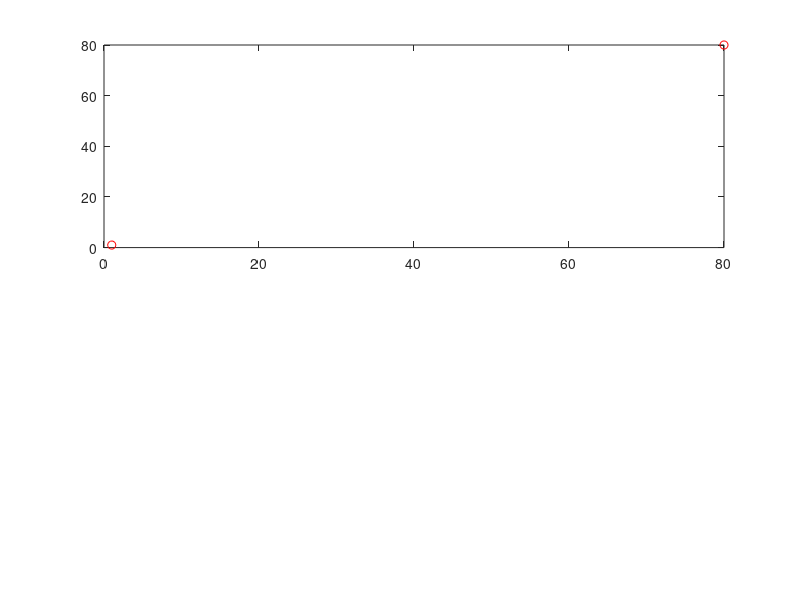

This chart was generated by the following MATLAB code: (Note: this script raises an error after producing the figure.)
% 16-811 Fall 2019
% Emma Benjaminson
% Assignment 6
% Problem 2
% References: 
% [1] https://stackoverflow.com/questions/3838329/how-can-i-check-if-two-segments-intersect
% [2] http://www.cs.kent.edu/~dragan/ST-Spring2016/visibility%20graphs.pdf

%%
clc ; clear all ; close all ;

%% Main

%%%%%%%%%%%%%%%%%%%%%%%%
% START AND END POINTS %
%%%%%%%%%%%%%%%%%%%%%%%%
% take in the start point and the goal point
start = [1,1] ; 
goal = [80,80] ; 

figure(1)
subplot(2,1,1)
plot(start(1), start(2), 'or') 
hold on 
plot(goal(1), goal(2), 'or') 
hold on 

%%%%%%%%%%%%%
% OBSTACLES %
%%%%%%%%%%%%%

% generate a list of obstacles which are convex polygons
No = 2 ; % number of obstacles
maxV = 10 ; % maximum number of vertices permitted in one obstacle
maxL = 20 ; % maximum length of an obstacle

obstacles = {} ; % initialize an empty cell array that can contain all obstacle data

for i = 1:No
    Nv = 1 ; % need to set a condition to force number of vertices to be at least 3
    
    while Nv < 3
        Nv = round(maxV*rand(1)) ; % number of vertices on the obstacle
        offset = round(50*rand(1)) ; % offset of location of convex obstacle
    end
    
    finalx = convexObstacle(Nv,maxL,offset) ; % produce a list of points 
    
    obstacles(i,:) = {finalx} ; % add the list of points to the obstacles cell array
    
    color = [rand(1), rand(1), rand(1)] ; % set color at random for this obstacle
    
    figure(1)
    subplot(2,1,1)
    plot(finalx(:,1), finalx(:,2), 'o', 'color', color) 
    hold on
    for i = 1:(length(finalx)-1)
        plot(finalx(i:i+1, 1), finalx(i:i+1, 2), '-', 'color', color)
    end
    hold on
    plot([finalx(end,1),finalx(1,1)], [finalx(end,2),finalx(1,2)],'-', 'color', color)
    hold on

end

% obstacles = [   44.3019   52.0579 ;
%    36.9086   46.3763 ;
%    53.0475   40.3065 ] ; 
% No = 1 ; 

%%%%%%%%%%%%%%%%%%%%%
% VISIBILITY GRAPHS %
%%%%%%%%%%%%%%%%%%%%%

% generate visGraph for start point
visGraphStart = visGraphGen(start, obstacles) ; 

n = size(visGraphStart,1) ; 

for i = 1:n
%     figure(1)
%     plot([visGraphStart(i,1),visGraphStart(i,3)],[visGraphStart(i,2),visGraphStart(i,4)],'-k')
%     hold on
end

% generate visGraph between each obstacle
visGraphObs = [] ; 

% run through each obstacle
for i = 1:No
    obstacle = obstacles{i} ; 
%     obstacle = obstacles ; 
    vertices = size(obstacle,1) ; 
    
    % for each vertex in each obstacle, get the visibility graph for that
    % vertex and add to the list of visibility graph for all obstacles
    for j = 1:vertices
        vG = visGraphGenObs(obstacle(j,:),obstacles) ; 
        visGraphObs = [visGraphObs ; vG] ; 
    end
end

n = size(visGraphObs,1) ; 

for i = 1:n
%     figure(1)
%     plot([visGraphObs(i,1),visGraphObs(i,3)],[visGraphObs(i,2),visGraphObs(i,4)],'-k')
%     hold on
end

% generate visGraph for goal point
visGraphEnd = visGraphGen(goal, obstacles) ; 

temp = visGraphEnd ; 
visGraphEnd(:,1:2) = temp(:,3:4) ; 
visGraphEnd(:,3:4) = temp(:,1:2) ; 

n = size(visGraphEnd,1) ; 

for i = 1:n
%     figure(1)
%     plot([visGraphEnd(i,1),visGraphEnd(i,3)],[visGraphEnd(i,2),visGraphEnd(i,4)],'-k')
%     hold on
end


%%%%%%%%%%%%%%%%%%%%%%%%
% DIJKSTRA'S ALGORITHM %
%%%%%%%%%%%%%%%%%%%%%%%%

% put all the visibility graphs into one variable
Graph = [visGraphStart ; visGraphObs; visGraphEnd ] ; 

% get the number of nodes in the graph
% build a list of all the nodes
Nn = 2 ; 
Nodes = [start] ; 

for i = 1:No
    n = length(obstacles{i}) ;
%     n = 3 ; 
    Nn = Nn + n ;
    Nodes = [Nodes ; obstacles{i}] ;
%     Nodes = [Nodes ; obstacles] ; 
end

Nodes = [Nodes ; goal] ; 

figure(1)
subplot(2,1,2)
for i = 1:length(Graph)
    plot([Graph(i,1),Graph(i,3)],[Graph(i,2),Graph(i,4)],'-k') ; 
    hold on
end

for i = 1:length(Nodes)
    plot(Nodes(i,1),Nodes(i,2),'or') 
    hold on
end

% create a variable that contains the distances to each node from the
% source
dist = zeros(length(Nodes),1) ; 

% set the distance to the source node as 0 and set the distance to all other nodes as infinity
for i = 2:length(Nodes)
    dist(i) = Inf ; 
end

% add each node to a list Q
Q = [Nodes, dist, zeros(length(Nodes),2)] ; 

% create list S of visited nodes 
S = [] ; 

% while Q is not empty
while isempty(Q) == 0

    % find the node v with the minimum distance and remove
    % that node from the list Q
    [~,vind] = min(Q(:,3)) ; 
    v = Q(vind,1:2) ; 

    % for every neighbor of the node v that is still in Q
    u = [] ; 
    
    for i = 1:length(Graph)
        if Graph(i,1:2) == v 
            u = [u ; Graph(i,3:4)] ; 
        end
    end
    
    % calculate the distance from v to the neighbor, u as the distance of v from the source node plus
    % the distance between v and u
    for i = 1:size(u,1)
        if ismember(u(i,:),S) == 0
            L = [v , u(i,:)] ; 
            distN = distanceNodes(L) ;
            newDist = distN + Q(vind,3) ; 

            % if this new calculated ddistance is shorter than the assigned distance to
            % u, then update the distance to u with this new calculation
            index = find(Q(:,1:2) == u(i,:),1) ; 
            if newDist < Q(index,3) 
                Q(index,3) = newDist ; 
                Q(index,4:5) = v ; 
            end
        end
    end
    
    if ismember(v(1),S) == 0 
        S = [S ; Q(vind,:)] ; 
        Q(vind,:) = [] ; 
    end
end

% use S to calculate the shortest distance from goal to start
cost = 0 ; 
ns = length(S) ; 
arrival = [0,0] ; 
waypoints = [] ; 

while arrival ~= start
    ii = 1 ;
    while S(ii,1:2) ~= goal
        ii = ii + 1 ; 
    end
    cost = cost + S(ii,3) ; 
    waypoints = [waypoints ; goal] ; 
    arrival = S(ii,1:2) ; 
    goal = S(ii,4:5) ; 
end

for i = 1:(length(waypoints)-1)
    figure(1)
    subplot(2,1,2)
    plot(waypoints(i:i+1,1), waypoints(i:i+1,2), '-r')
    hold on
end

%% Extra Code

% % test case for intersection function
% L1 = [1, 1 ; 5, 4] ; 
% L2 = [2, 3 ; 5, 1] ; 
% L3 = [1, 4 ; 5, 7] ; 
% result1 = intersection(L1, L2) ;
% result2 = intersection(L2, L3) ;

%%% TEST CASE %%%%%%%%%%%%%%%%%%%%%%%%%%%%%%%%%%%%%%%%%%%%%%%%%
% test1 = [36.3756   20.3943 ;
%    30.2903   32.0053 ;
%    18.1838   24.5737 ;
%    17.4860   14.2309 ;
%    24.5264   12.0560 ] ;
% 
%     color = [rand(1), rand(1), rand(1)] ; % set color at random for this obstacle
%     
% figure(1)
% 
% plot(test1(:,1), test1(:,2), 'o', 'color', color) 
% hold on
% for i = 1:(length(test1)-1)
%     plot(test1(i:i+1, 1), test1(i:i+1, 2), '-', 'color', color)
% end
% hold on
% plot([test1(end,1),test1(1,1)], [test1(end,2),test1(1,2)],'-', 'color', color)
% hold on
%%%%%%%%%%%%%%%%%%%%%%%%%%%%%%%%%%%%%%%%%%%%%%%%%%%%%%%%%%%%%%%

%% Functions

function finalx = convexObstacle(Nv,maxL,offset)
    
    % run a function to generate a set of n random points in 2D space
    x = randpoints(Nv,maxL,offset) ; 

    % look for the point that has the smallest y value
    % if there are multiple such points, choose the one with the largest x
    % value
    [originy, ii] = min(x(:,2)) ; % ii is the index of the minimum value

    % set the minimum value as the origin and remove it from the list of points
    origin = [x(ii,1), originy] ; 
    x(ii,:) = [] ; 

    % calculate the angle between the origin and all other points in the
    % set
    angles = calcangles(origin, x) ; 

    % sort all the points by the size of the angles calculated above
    x = [x, angles] ; % adds angles data as a column to x matrix of points
    x = sortrows(x, 3) ; % sorts matrix x by angle size
    x = [origin, 0 ; x] ; % add back in a row for the origin at the beginning 

    % now take 3 points in a row out of this sorted stack
    xconvex = zeros(length(x),2) ; 

    for i = 1:length(x)

        if i == length(x) - 1
            a = x(i,1:2) ; 
            b = x(i+1,1:2) ; 
            c = x(1,1:2) ; 
        elseif i == length(x) 
            a = x(i,1:2) ; 
            b = x(1,1:2) ;
            c = x(2,1:2) ; 
        else
            a = x(i,1:2) ; 
            b = x(i+1,1:2) ; 
            c = x(i+2,1:2) ; 
        end

        convex = isconvex(a,b,c) ; 

        % if the cross-product is positive then the middle point belongs on the
        % border of the convex hull and we move on to the next point
        if convex == 1
            xconvex(i,1:2) = b ; 
        elseif convex == 0
            xconvex(i,1) = NaN ; 
            xconvex(i,2) = NaN ; 
        end
    end

    n = length(xconvex) ; 
    finalx = [] ; 

    for i = 1:n
        if isnan(xconvex(i,1)) == 0
            finalx = [finalx;xconvex(i,1:2)] ; 
        end
    end

end

function x = randpoints(Nv,maxL,offset)
    x = maxL*rand([Nv,2]) + offset ; % scale the random numbers so they are between 0 and 100
end

function angles = calcangles(origin, x) 
    angles = zeros(length(x),1) ; 
    horz = [1,0] ; 
    
    for i = 1:length(x)
        
        % create a vector using the vector to the point x
        vec = x(i,:) - origin ; 
        
        % calculate the angle between the two vectors in radians
        angles(i) = acos( dot(horz,vec) / (norm(horz) * norm(vec)) ) ; 
    end
end

function convex = isconvex(a,b,c)
    % build the vectors
    ab = [b - a, 0] ; 
    bc = [c - b, 0] ; 
    
    % calculate the cross product 
    cp = cross(ab, bc) ;
    cp = cp(3) ; 
    
    % check if cross product is > 0 and return 1 if true
    % when cross product is nonzero, vectors are NOT parallel
    if cp > 0 
        convex = 1 ; 
    elseif cp <= 0 
        convex = 0 ; 
    end
end

function result = intersection(L1, L2)
    
    eps = 0.2 ; 

    % break lines into [(x1, y1), (x2, y2)] and [(x3, y3) , (x4, y4)] coordinates
    x1 = L1(1) ; 
    y1 = L1(2) ; 
    x2 = L1(3) ; 
    y2 = L1(4) ; 
    
    x3 = L2(1) ; 
    y3 = L2(2) ; 
    x4 = L2(3) ; 
    y4 = L2(4) ; 
    
    % calculate the slopes and intercepts of the two lines 
    m1 = (y2 - y1) / (x2 - x1) ; 
    m2 = (y4 - y3) / (x4 - x3) ; 
    
    b1 = y1 - m1*x1 ; 
    b2 = y3 - m2*x3 ; 
    
    % check first that there exists some interval in x where an
    % intersection could exist
    if max(x1,x2) < min(x3,x4)
        result = false ; 
        return % if this result is false, end the function
    end
    
    % check if the slopes of the lines are equal, then the lines are
    % parallel and there is not point of intersection
    % set the difference between the two slopes to be very small, but
    % non-zero, in the event that they are not exactly the same value
    if abs(m1 - m2) < 0.001
        result = false ; 
        return
    end
    
    % the potential point of intersection (x,y) must lie inside the
    % intervals I1 and I2
    Ix1 = [min(x1,x2), max(x1,x2)] ; 
    Ix2 = [min(x3,x4), max(x3,x4)] ; 
    
    Iy1 = [min(y1,y2), max(y1,y2)] ; 
    Iy2 = [min(y3,y4), max(y3,y4)] ; 
    
    % and the potential point of intersection really needs to fall in the
    % intersection of these two intervals
    Ixa = [max(Ix1(1),Ix2(1)), min(Ix1(2),Ix2(2))] ; 
    Iya = [max(Iy1(1),Iy2(1)), min(Iy1(2),Iy2(2))] ; 
    
    % if there is a point of intersection its x value will be
    xa = (b2 - b1) / (m1 - m2) ; 
    xa = xa + 0.1*rand(1) ; 
    
    % and its y value will be
    ya = m1*xa + b1 ; 
    ya = ya + 0.1*rand(1) ; 
    
    % now check that xa lies within the interval Ia
    if ((xa - eps) < Ixa(1) || (xa + eps) > Ixa(2)) && ((ya - eps) < Iya(1) || (ya + eps) > Iya(2))
        result = false ; 
        return
    else
        result = true ; 
    end
end

function result = intersectionObs(L1, L2)
    
    eps = 0.2 ; 

    % break lines into [(x1, y1), (x2, y2)] and [(x3, y3) , (x4, y4)] coordinates
    x1 = L1(1) ; 
    y1 = L1(2) ; 
    x2 = L1(3) ; 
    y2 = L1(4) ; 
    
    x3 = L2(1) ; 
    y3 = L2(2) ; 
    x4 = L2(3) ; 
    y4 = L2(4) ; 
    
    % calculate the slopes and intercepts of the two lines 
    m1 = (y2 - y1) / (x2 - x1) ; 
    m2 = (y4 - y3) / (x4 - x3) ; 
    
    b1 = y1 - m1*x1 ; 
    b2 = y3 - m2*x3 ; 
    
    % check first that there exists some interval in x where an
    % intersection could exist
    if max(x1,x2) < min(x3,x4)
        result = false ; 
        return % if this result is false, end the function
    end
    
    % check if the slopes of the lines are equal, then the lines are
    % parallel and there is not point of intersection
    % set the difference between the two slopes to be very small, but
    % non-zero, in the event that they are not exactly the same value
    if abs(m1 - m2) < 0.001
        result = false ; 
        return
    end
    
    % the potential point of intersection (x,y) must lie inside the
    % intervals I1 and I2
    Ix1 = [min(x1,x2), max(x1,x2)] ; 
    Ix2 = [min(x3,x4), max(x3,x4)] ; 
    
    Iy1 = [min(y1,y2), max(y1,y2)] ; 
    Iy2 = [min(y3,y4), max(y3,y4)] ; 
    
    % and the potential point of intersection really needs to fall in the
    % intersection of these two intervals
    Ixa = [max(Ix1(1),Ix2(1)), min(Ix1(2),Ix2(2))] ; 
    Iya = [max(Iy1(1),Iy2(1)), min(Iy1(2),Iy2(2))] ; 
    
    % if there is a point of intersection its x value will be
    xa = (b2 - b1) / (m1 - m2) ; 
    xa = xa + 1*rand(1) ; 
    
    % and its y value will be
    ya = m1*xa + b1 ; 
    ya = ya + 1*rand(1) ; 
    
    % now check that xa lies within the interval Ia
    if ((xa - eps) < Ixa(1) || (xa + eps) > Ixa(2)) && ((ya - eps) < Iya(1) || (ya + eps) > Iya(2))
        result = false ; 
        return
    else
        result = true ; 
    end
end

function edges = findedges(obstacle) 
    n = length(obstacle) ; % number of vertices (and also edges)
        
    edges = zeros(n,4) ; % each edge is described by 4 points [x1 y1 x2 y2]
    
    for i = 1:(n-1)
        edges(i,1:2) = obstacle(i,:) ; % start point of edge
        edges(i,3:4) = obstacle(i+1,:) ; % end point of edge
    end
    
    % the last edge runs from the last vertex to the first one, add to list
    edges(n,1:2) = obstacle(n,:) ; 
    edges(n,3:4) = obstacle(1,:) ; 
    
end

function visGraph = visGraphGenObs(point, obstacles) 
    eps = 1 ; 
    No = size(obstacles,1) ; 
    obstacle = obstacles ; 
    visGraph = [] ; 

    % find all the edges of all the obstacles
    edges = [] ; 
%     edges = [edges; findedges(obstacle)] ;

    for i = 1:No
        % pull out the data for this obstacle from the cell
        obstacle = obstacles{i} ; 

        % find the edges for this obstacle and add to array
        edges = [edges; findedges(obstacle)] ; 
    end

    Ne = size(edges,1) ; 

    for i = 1:No
        obstacle = obstacles{i} ; 
        Nv = size(obstacle,1) ; % number of vertices in the obstacle

        % for every vertex in the obstacle
        for j = 1:Nv

            % join the start point to the jth vertex
            L1 = [point, obstacle(j,:)] ;

            results = zeros(Ne,1) ; 

            % check every edge for intersection with L1
            for k = 1:Ne

                L2 = edges(k,:) ; 

                % check if the line segments intersect the edges of the obstacle
                results(k) = intersectionObs(L1, L2) ; 

            end

            % if L1 does not intersect any edge, add L1 to visGraph
            if sum(results) == 0 
                visGraph = [visGraph ; L1] ; 
            end
        end
    end
end

function visGraph = visGraphGen(point, obstacles) 
    eps = 1 ; 
    No = size(obstacles,1) ; 
    obstacle = obstacles ; 
    visGraph = [] ; 

    % find all the edges of all the obstacles
    edges = [] ; 
%     edges = [edges; findedges(obstacle)] ;

    for i = 1:No
        % pull out the data for this obstacle from the cell
        obstacle = obstacles{i} ; 

        % find the edges for this obstacle and add to array
        edges = [edges; findedges(obstacle)] ; 
    end

    Ne = size(edges,1) ; 

    for i = 1:No
        obstacle = obstacles{i} ; 
        Nv = size(obstacle,1) ; % number of vertices in the obstacle

        % for every vertex in the obstacle
        for j = 1:Nv

            % join the start point to the jth vertex
            L1 = [point, obstacle(j,:)] ; 

%             figure(2)
%             plot([L1(1),L1(3)],[L1(2),L1(4)],'-r')
%             hold on

            results = zeros(Ne,1) ; 

            % check every edge for intersection with L1
            for k = 1:Ne

                L2 = edges(k,:) ; 

                % check if the line segments intersect the edges of the obstacle
                results(k) = intersection(L1, L2) ; 

            end

            % if L1 does not intersect any edge, add L1 to visGraph
            if sum(results) == 0 
                visGraph = [visGraph ; L1] ; 
            end
        end
    end
end

function dist = distanceNodes(L)
    x1 = L(1) ; 
    y1 = L(2) ; 
    x2 = L(3) ;
    y2 = L(4) ; 
    
    dx = abs(x2 - x1) ; 
    dy = abs(y2 - y1) ; 
    
    dist = sqrt((dx^2) + (dy^2)) ; 
end